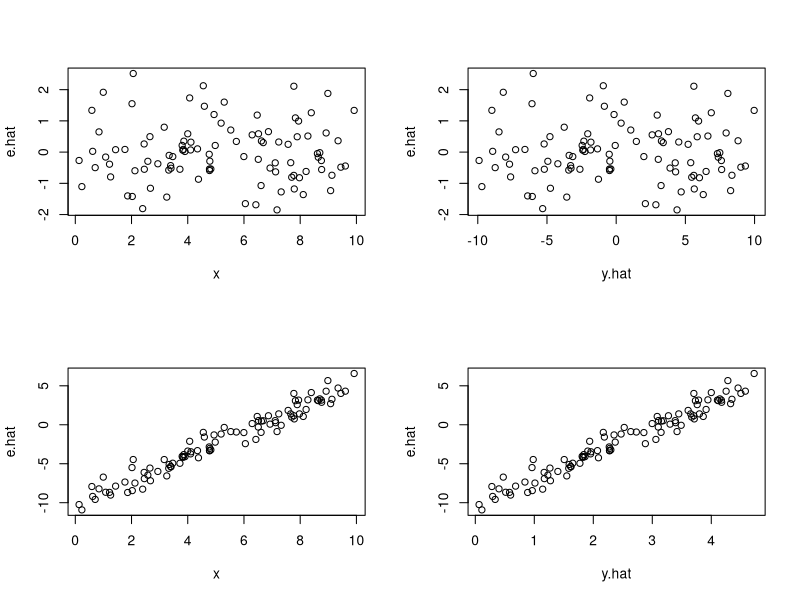

Here is the R script that generated this plot:
# Figure 3.4 (d) on Page 106 
set.seed(1)
par ( mfrow=c(2,2) )

x = runif(100)*10
y = -10 + 2*x + rnorm(100)

# With intercept 

LM = lm(y ~ x )

e.hat = resid(LM)

y.hat = fitted(LM)

plot(x,     e.hat)
plot(y.hat, e.hat)


# Without intercept 

LM0 = lm(y ~ 0 + x )

e.hat = resid(LM0)

y.hat = fitted(LM0)

plot(x,     e.hat)
plot(y.hat, e.hat)


  
